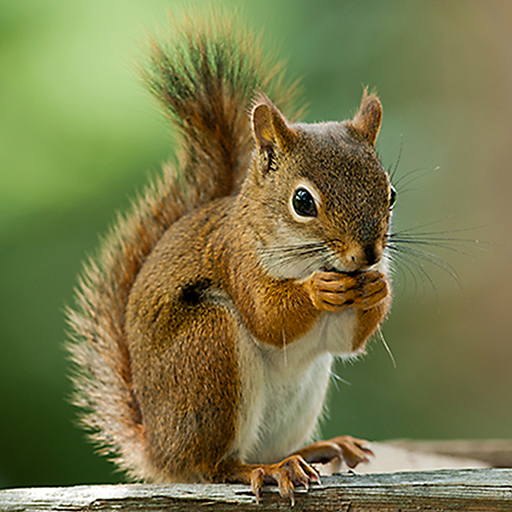
#> input picture image.png, 512 x 512 px
$ python '5_(arithmatic and logical operation).py'   (older library calls are emulated)
#> lines starting #> are read from the running program, lines starting #| are printed output that depends on the picture
### edge.py
import cv2
import numpy as np
import matplotlib.pyplot as plt

img = cv2.imread("image.png", 0)
#> img: shape (512, 512); min 0, max 255, mean 115.9

Gx = np.array([[-1, 0, 1],
               [-2, 0, 2],
               [-1, 0, 1]])

Gy = np.array([[-1, -2, -1],
               [ 0,  0,  0],
               [ 1,  2,  1]])

edge_x = cv2.filter2D(img, cv2.CV_64F, Gx)
edge_y = cv2.filter2D(img, cv2.CV_64F, Gy)
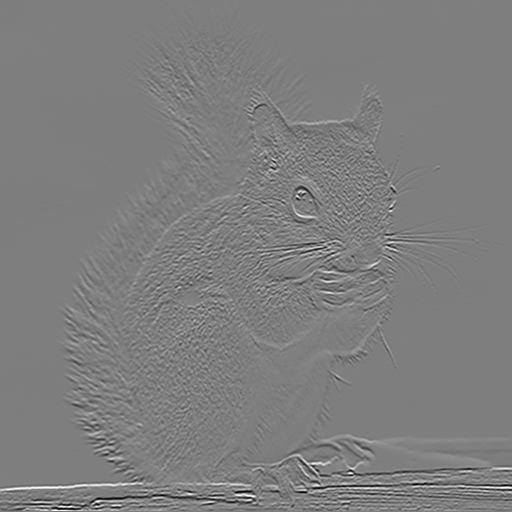
#> edge_y: shape (512, 512) float64; min -1005, max 1016, mean -0.9; drawn with min black and max white

edge = cv2.convertScaleAbs(edge_x) + cv2.convertScaleAbs(edge_y)
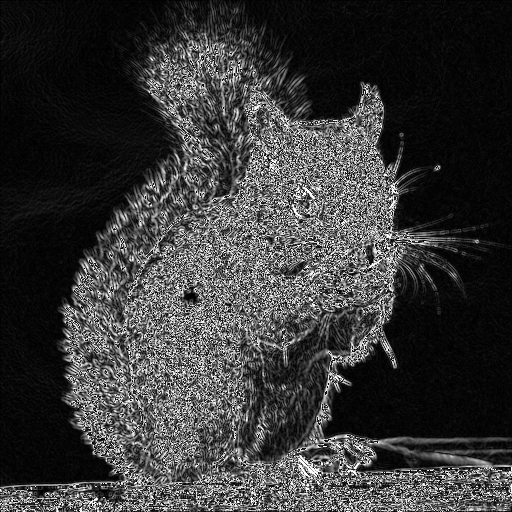
#> edge: shape (512, 512); min 0, max 255, mean 56.5

plt.imshow(edge, cmap="gray")
plt.title("Manual Sobel Edge Detection")
plt.axis("off")
plt.show()

### 5_(arithmatic and logical operation).py
import cv2
import matplotlib.pyplot as plt

import edge

# Read two images
img1 = cv2.imread("img1.jpg", 0)
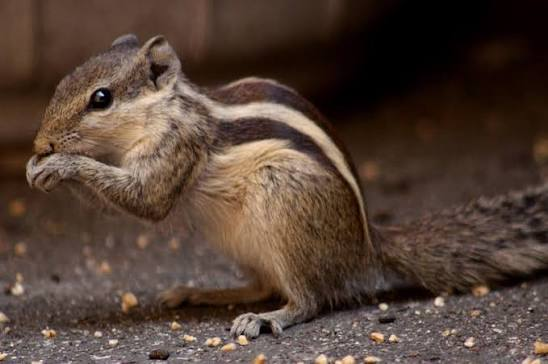
#> input picture img1.jpg, 548 x 364 px
#> img1: shape (364, 548); min 0, max 244, mean 69.1
img2 = cv2.imread("img2.jpg", 0)
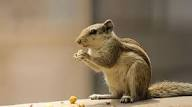
#> input picture img2.jpg, 192 x 107 px
#> img2: shape (107, 192); min 0, max 255, mean 127.9

# Ensure both images have the exact same size
if img1.shape != img2.shape:
    img2 = cv2.resize(img2, (img1.shape[1], img1.shape[0]))
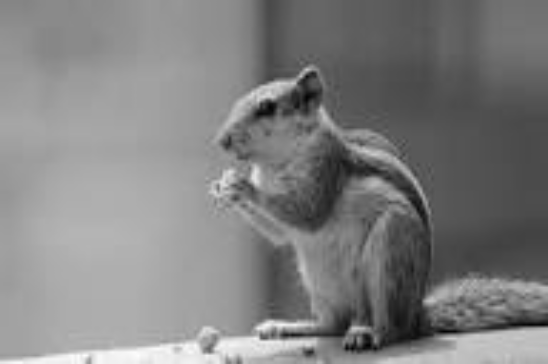
#> img2: shape (364, 548); min 1, max 254, mean 127.8

# Arithmetic Operations
add = cv2.add(img1, img2)
sub = cv2.subtract(img1, img2)
mul = cv2.multiply(img1, img2, scale=1/255)

# Logical Operations
AND = cv2.bitwise_and(img1, img2)
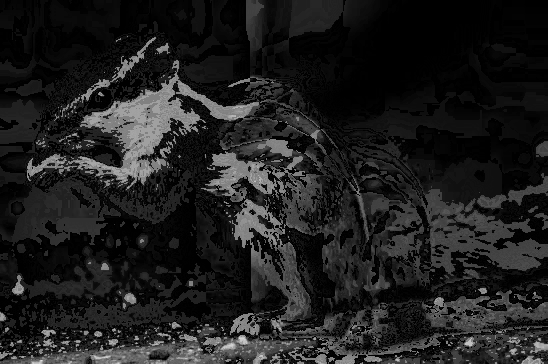
#> AND: shape (364, 548); min 0, max 224, mean 30.6
OR = cv2.bitwise_or(img1, img2)
XOR = cv2.bitwise_xor(img1, img2)
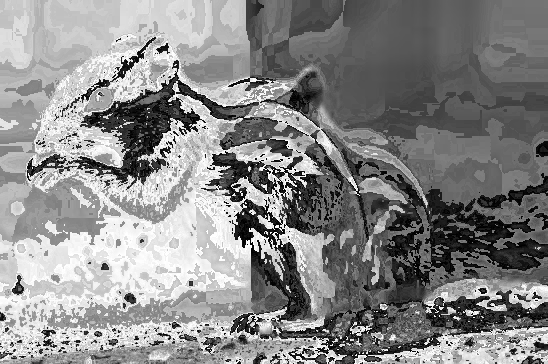
#> XOR: shape (364, 548); min 0, max 255, mean 135.8

#display
image=[add,sub,mul,AND,OR,XOR]
title=['Original','Addition','Subtraction','Multiplication','AND','OR','XOR']
for k in range(6):
    plt.subplot(2,3,k+1)
    plt.imshow(image[k],cmap='gray')
    plt.title(title[k])
    plt.axis('off')

#plt.tight_layout()
plt.show()
